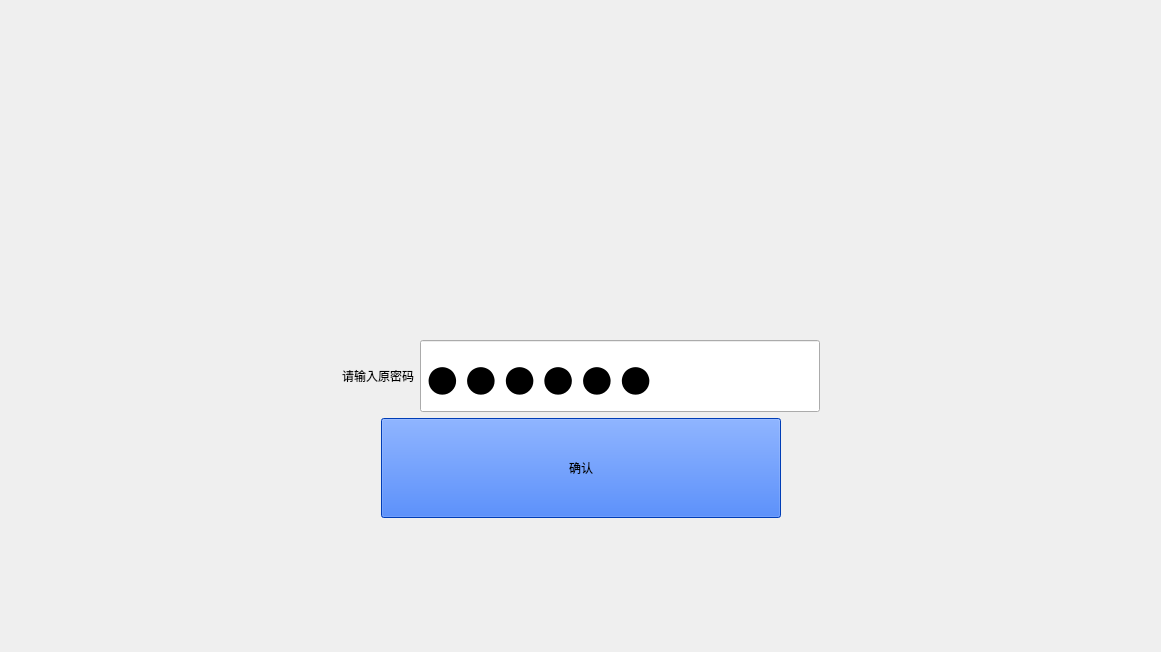
<?xml version="1.0" encoding="UTF-8"?>
<ui version="4.0">
 <class>InputPWD</class>
 <widget class="QWidget" name="InputPWD">
  <property name="geometry">
   <rect>
    <x>0</x>
    <y>0</y>
    <width>1161</width>
    <height>652</height>
   </rect>
  </property>
  <property name="windowTitle">
   <string>Form</string>
  </property>
  <layout class="QVBoxLayout" name="verticalLayout" stretch="0,6,2,1,0">
   <item>
    <spacer name="verticalSpacer_2">
     <property name="orientation">
      <enum>Qt::Vertical</enum>
     </property>
     <property name="sizeHint" stdset="0">
      <size>
       <width>20</width>
       <height>40</height>
      </size>
     </property>
    </spacer>
   </item>
   <item>
    <widget class="QLabel" name="label_Swipecard">
     <property name="minimumSize">
      <size>
       <width>600</width>
       <height>200</height>
      </size>
     </property>
     <property name="maximumSize">
      <size>
       <width>16777215</width>
       <height>100</height>
      </size>
     </property>
     <property name="styleSheet">
      <string notr="true">font: 25 24pt &quot;Microsoft YaHei UI&quot;;
border-image: url(:/Image/card3.jpg);
color: rgb(0, 0, 0);</string>
     </property>
     <property name="text">
      <string/>
     </property>
     <property name="alignment">
      <set>Qt::AlignCenter</set>
     </property>
    </widget>
   </item>
   <item>
    <layout class="QHBoxLayout" name="horizontalLayout_2">
     <item>
      <spacer name="horizontalSpacer">
       <property name="orientation">
        <enum>Qt::Horizontal</enum>
       </property>
       <property name="sizeHint" stdset="0">
        <size>
         <width>40</width>
         <height>20</height>
        </size>
       </property>
      </spacer>
     </item>
     <item>
      <layout class="QHBoxLayout" name="horizontalLayout">
       <item>
        <widget class="QLabel" name="label">
         <property name="minimumSize">
          <size>
           <width>0</width>
           <height>72</height>
          </size>
         </property>
         <property name="styleSheet">
          <string notr="true">font: 25 48pt &quot;Microsoft YaHei UI&quot;;
color: rgb(0, 0, 0);</string>
         </property>
         <property name="text">
          <string>请输入原密码</string>
         </property>
        </widget>
       </item>
       <item>
        <widget class="QLineEdit" name="lineEdit_OldPassword">
         <property name="minimumSize">
          <size>
           <width>400</width>
           <height>72</height>
          </size>
         </property>
         <property name="maximumSize">
          <size>
           <width>400</width>
           <height>72</height>
          </size>
         </property>
         <property name="font">
          <font>
           <family>Microsoft YaHei UI</family>
           <pointsize>48</pointsize>
           <weight>3</weight>
           <italic>false</italic>
           <bold>false</bold>
          </font>
         </property>
         <property name="styleSheet">
          <string notr="true">font: 25 48pt &quot;Microsoft YaHei UI&quot;;
color: rgb(0, 0, 0);</string>
         </property>
         <property name="text">
          <string>123456</string>
         </property>
         <property name="maxLength">
          <number>6</number>
         </property>
         <property name="echoMode">
          <enum>QLineEdit::Password</enum>
         </property>
         <property name="cursorPosition">
          <number>6</number>
         </property>
        </widget>
       </item>
      </layout>
     </item>
     <item>
      <spacer name="horizontalSpacer_2">
       <property name="orientation">
        <enum>Qt::Horizontal</enum>
       </property>
       <property name="sizeHint" stdset="0">
        <size>
         <width>40</width>
         <height>20</height>
        </size>
       </property>
      </spacer>
     </item>
    </layout>
   </item>
   <item>
    <layout class="QHBoxLayout" name="horizontalLayout_3">
     <item>
      <spacer name="horizontalSpacer_3">
       <property name="orientation">
        <enum>Qt::Horizontal</enum>
       </property>
       <property name="sizeHint" stdset="0">
        <size>
         <width>40</width>
         <height>20</height>
        </size>
       </property>
      </spacer>
     </item>
     <item>
      <widget class="QPushButton" name="pushButton_OK">
       <property name="minimumSize">
        <size>
         <width>400</width>
         <height>100</height>
        </size>
       </property>
       <property name="maximumSize">
        <size>
         <width>400</width>
         <height>100</height>
        </size>
       </property>
       <property name="styleSheet">
        <string notr="true">font: 25 48pt &quot;Microsoft YaHei UI&quot;;
color: rgb(0, 0, 0);
background-color: rgb(0, 85, 255);</string>
       </property>
       <property name="text">
        <string>确认</string>
       </property>
      </widget>
     </item>
     <item>
      <spacer name="horizontalSpacer_4">
       <property name="orientation">
        <enum>Qt::Horizontal</enum>
       </property>
       <property name="sizeHint" stdset="0">
        <size>
         <width>40</width>
         <height>20</height>
        </size>
       </property>
      </spacer>
     </item>
    </layout>
   </item>
   <item>
    <spacer name="verticalSpacer">
     <property name="orientation">
      <enum>Qt::Vertical</enum>
     </property>
     <property name="sizeHint" stdset="0">
      <size>
       <width>20</width>
       <height>40</height>
      </size>
     </property>
    </spacer>
   </item>
  </layout>
 </widget>
 <resources/>
 <connections/>
</ui>
